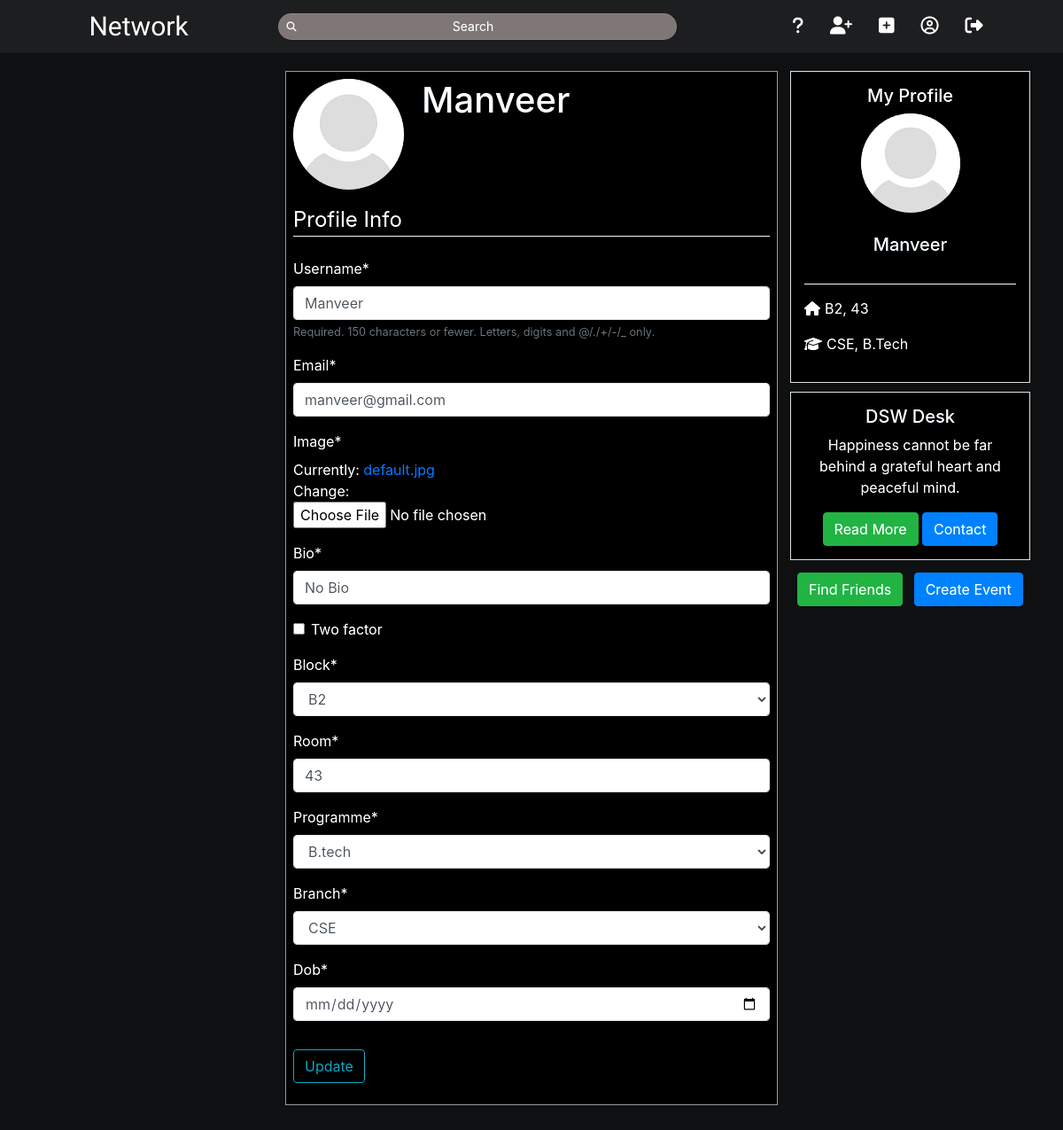
The app's page /profile/ (signed in), older data.
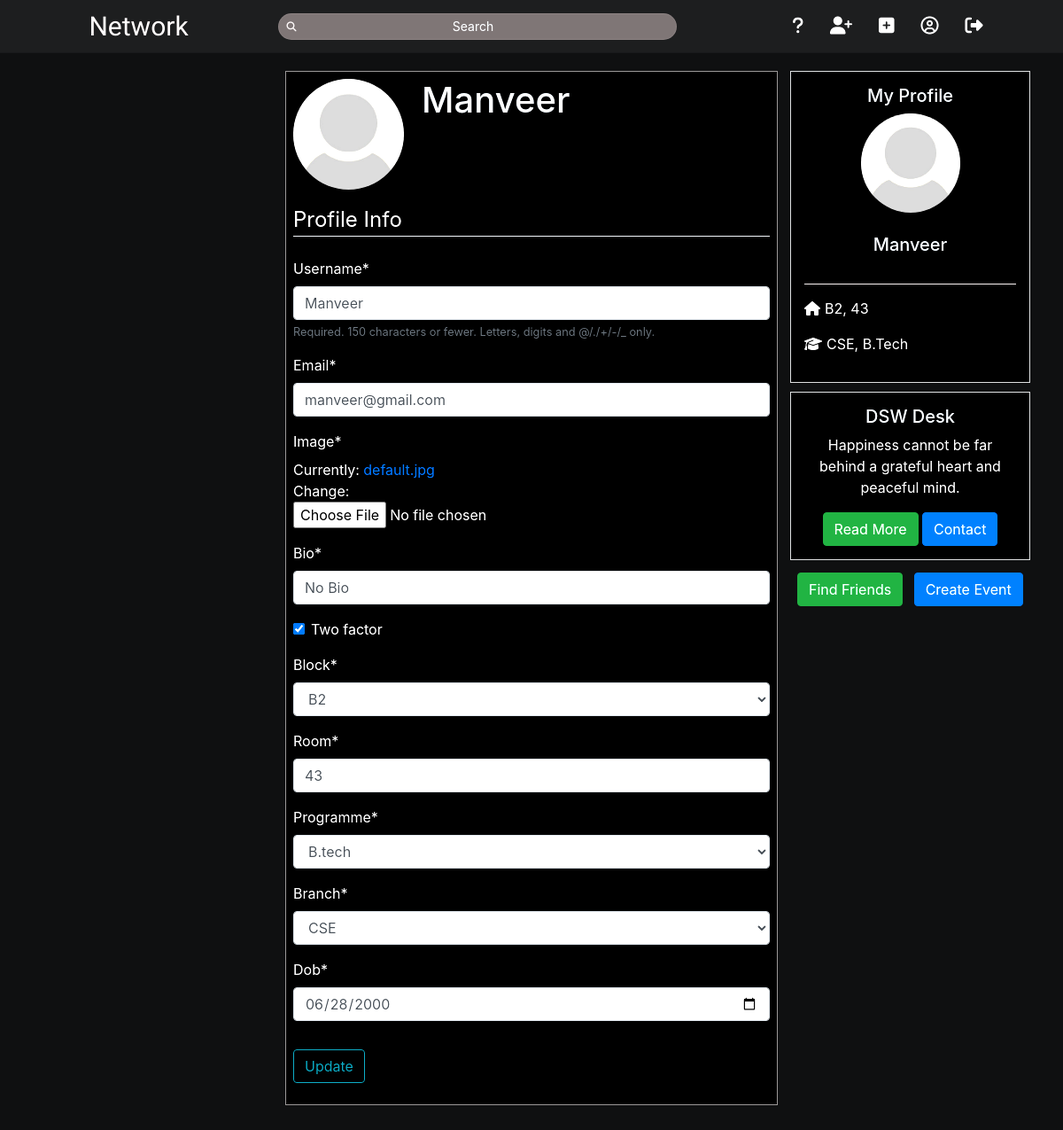
The same page, newer data.
### users/models.py (models this page shows, shortened)
class Profile(models.Model):
    user = models.OneToOneField(User, on_delete=models.CASCADE)
    image = models.ImageField(default='default.jpg', upload_to='profile_pics')
    bio = models.TextField(default="No Bio")
    room = models.IntegerField(default=43)
    block = models.CharField(default="B2", max_length=100)
    programme = models.CharField(default='B.Tech', max_length=15)
    branch = models.CharField(default='CSE', max_length=15)
    face = models.ImageField(blank=True, upload_to='faces')
    face_encode = encrypt(models.TextField(blank=True))
    two_factor = models.BooleanField(default=False)
    following = models.ManyToManyField(
        User, related_name='following')
    follow_request = models.ManyToManyField(
        User, related_name='requests')
    dob = models.DateField(blank=True, null=True)

### users/views.py (the view)
# urls.py: path('profile/', user_views.profile, name="profile"),
@login_required
def profile(request):
    if request.method == 'POST':
        u_form = UserUpdateForm(request.POST, instance=request.user)
        p_form = ProfileUpdateForm(
            request.POST, request.FILES, instance=request.user.profile)
        if u_form.is_valid() and p_form.is_valid():
            messages.success(
                request, f'Your account has been updated!')
            instance = p_form.save(commit=True)
            if instance.two_factor == True:
                return redirect('webcam')
            return redirect('profile')
    else:
        u_form = UserUpdateForm(instance=request.user)
        p_form = ProfileUpdateForm(instance=request.user.profile)
    context = {
        'u_form': u_form,
        'p_form': p_form
    }
    return render(request, 'users/profile.html', context)

### users/forms.py
class UserUpdateForm(forms.ModelForm):
    email = forms.EmailField()
    class Meta:
        model = User
        fields = ['username', 'email']

class ProfileUpdateForm(forms.ModelForm):
    dob = forms.DateField(widget=forms.DateInput(attrs={'type': 'date'}))
    bio = forms.CharField(widget=forms.TextInput(attrs={'type': 'text'}))
    block = forms.CharField(widget=forms.Select(choices=BLOCK_CHOICES))
    programme = forms.CharField(widget=forms.Select(choices=PROGRAMME_CHOICES))
    branch = forms.CharField(widget=forms.Select(choices=BRANCH_CHOICES))
    class Meta:
        model = Profile
        fields = ['image', 'bio', 'two_factor', 'block',
                  'room', 'programme', 'branch', 'dob']

### users/templates/users/profile.html (shortened to what this page needs)
{% extends "blog/base.html" %}
{% load crispy_forms_tags %}
{% block content %}
    <div class="content-section">
        <div class="media">
            <img class="rounded-circle account-img" src="{{ user.profile.image.url }}">
            <div class="media-body">
                <h2 class="account-heading">{{ user.username }}</h2>
            </div>
        </div>
        <form method="POST" enctype="multipart/form-data">
            <fieldset class="form-group">
                <legend class="border-bottom mb-4">Profile Info</legend>
                {{ u_form|crispy }}
                {{ p_form|crispy }}
            </fieldset>
            <div class="form-group">
                <button class="btn btn-outline-info" type="submit">Update</button>
            </div>
        </form>
    </div>
{% endblock content %}

Row changes from the older to the newer data that the page shows:
changed Profile "No Bio": two_factor "☐" → "☑"; dob (not shown) → "06/28/2000"
